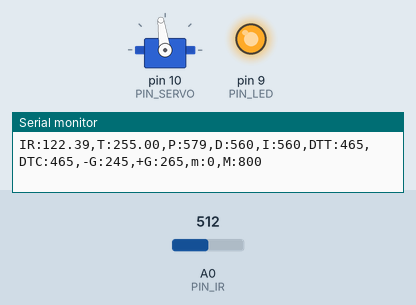
Recording of a sketch running on a simulated Arduino Uno, built with avr-gcc and run on an emulated ATmega328P. On the bench: servo, output pins drawn as LEDs (lit = HIGH), the last lines printed to the serial monitor. Inputs (shaded band) come from the test bench; at power-on: A0 (PIN_IR) = 512.

Above: at 1.2 s.
1.3 s: A0 (PIN_IR) set to 245
At 3.6 s:
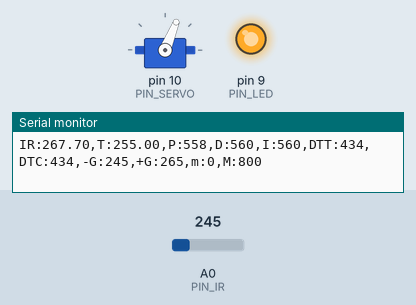
4.2 s: A0 (PIN_IR) set to 122
At 5.2 s:
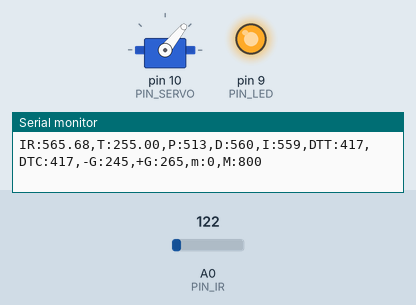
5.7 s: A0 (PIN_IR) set to 265
At 7.7 s:
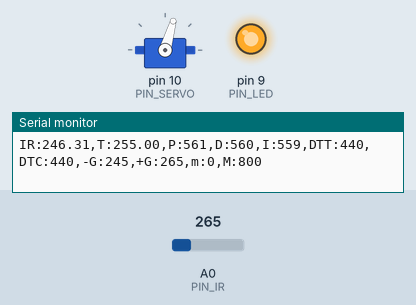
Timing chart, 0 to 9.2 s (numbered marks = the images above; inputs shaded):
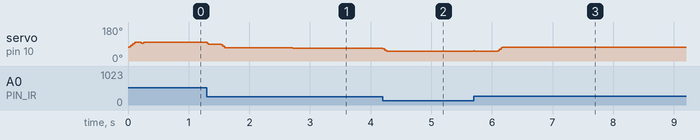

The sketch:

PID_Control.ino
```cpp
#include <Servo.h>

// Configurable parameters

// Arduino pin assignment
#define PIN_LED 9
#define PIN_SERVO 10
#define PIN_IR A0

//Framework setting
#define _DIST_TARGET 255
#define _DIST_MIN 100
#define _DIST_MAX 420

// Distance sensor
#define _DIST_ALPHA 0.5 // EMA filter is abled

// Servo range
#define _DUTY_MIN 1070
#define _DUTY_NEU 1285
#define _DUTY_MAX 1550

// Servo speed control
#define _SERVO_ANGLE 30 // angle b/w DUTY_MAX and DUTY_MIN
#define _SERVO_SPEED 1000 // servo speed limit (deg/sec)

// Event periods
#define _INTERVAL_DIST 15 // distance sensor interval (ms)
#define _INTERVAL_SERVO 15 // servo interval (ms)
#define _INTERVAL_SERIAL 100 // serial interval (ms)

// PID parameters
#define _KP 3 // proportional gain *****
#define _KD 69
#define _KI 0.002
#define _ITERM_MAX 10

//global variables
float alpha = _DIST_ALPHA;
float dist_raw_list[30];
int dist_index = 0;

int a, b; // unit: mm

// Servo instance
Servo myservo;

// Distance sensor
float dist_target = _DIST_TARGET; // location to send the ball
float dist_raw, dist_mid, dist_ema;

// Event periods
unsigned long last_sampling_time_dist, last_sampling_time_servo,
              last_sampling_time_serial;
bool event_dist, event_servo, event_serial;

// Servo speed control
int duty_chg_per_interval; // maximum duty difference per interval
int duty_target, duty_curr;

// PID variables
float error_curr, error_prev, control, pterm, dterm, iterm;

void sort(float array[], int n) {
  int i, j;
  float save;
  for (i=0; i<n-1; i++) {
    for (j=i+1; j<n; j++) {
      if (array[i] > array[j]) {
        save = array[i];
        array[i] = array[j];
        array[j] = save;
      }
    }
  }
}

float ir_distance(void) { // return value unit: mm
  float val;
  float volt = float(analogRead(PIN_IR));
  val = ((6762.0/(volt-9.0))-4.0) * 10.0;
  float dist_cali = 100 + 300.0 / (b-a) * (val - a);
  return dist_cali;
}

float ir_distance_filtered(void) { // return value unit: mm
  dist_raw = ir_distance();
  if (dist_index < 30) {
    dist_raw_list[dist_index] = dist_raw;
    dist_index += 1;
  }
  else {
    dist_raw_list[0] = dist_raw;
    dist_index = 1;
  }
  sort(dist_raw_list, 30);
  float dist_mid = (dist_raw_list[15] + dist_raw_list[16]) / 2;
  dist_ema = dist_raw * alpha + dist_mid * (1 - alpha);
  return dist_ema;
}

void setup() {
  // initialize GPIO pins for LED and attach servo
  pinMode(PIN_LED, OUTPUT);
  digitalWrite(PIN_LED, 1);

  myservo.attach(PIN_SERVO);

  // initialize global variables
  a = 71;
  b = 385;
  last_sampling_time_dist = last_sampling_time_servo = last_sampling_time_serial = 0;
  event_dist = event_servo = event_serial = false;
  error_prev = dist_ema = 0;
  duty_curr = _DUTY_NEU;

  // move servo to neutral position
  myservo.writeMicroseconds(_DUTY_NEU);

  // initialize serial port
  Serial.begin(57600);

  // convert angle speed into duty change per interval
  duty_chg_per_interval = (float)(_DUTY_MAX-_DUTY_MIN) * _SERVO_SPEED / 180 * _INTERVAL_SERVO / 1000;
}

void loop() {
  // Event generator
  unsigned long time_curr = millis();
  if(time_curr >= last_sampling_time_dist + _INTERVAL_DIST) {
        last_sampling_time_dist += _INTERVAL_DIST;
        event_dist = true;
  }
  if(time_curr >= last_sampling_time_servo + _INTERVAL_SERVO) {
        last_sampling_time_servo += _INTERVAL_SERVO;
        event_servo = true;
  }
  if(time_curr >= last_sampling_time_serial + _INTERVAL_SERIAL) {
        last_sampling_time_serial += _INTERVAL_SERIAL;
        event_serial = true;
  }

  // Event handlers
  if (event_dist) {
    event_dist = false;
    // get a distance reading from the distance sensor
    dist_raw = ir_distance();
    dist_mid = ir_distance_filtered();

    // PID control logic
    error_curr = dist_target - dist_mid;
    pterm = _KP * error_curr;
    dterm = _KD * (error_curr - error_prev);
    iterm += _KI * error_curr;
    control = pterm + dterm + iterm;

    // duty_target = f(duty_neutral, control)
    duty_target = _DUTY_NEU + control; // 255mm에서의 각도

    // Limit duty_target within the range of [_DUTY_MIN, _DUTY_MAX]
    if (duty_target < _DUTY_MIN) duty_target = _DUTY_MIN;
    if (duty_target > _DUTY_MAX) duty_target = _DUTY_MAX;

    // update error_prev
    error_prev = error_curr;

    if (abs(iterm) > _ITERM_MAX) iterm = 0;
    if (iterm > _ITERM_MAX) iterm = _ITERM_MAX;
    if (iterm < -_ITERM_MAX) iterm = -_ITERM_MAX;

    // keep duty_target value within the range of
    // [_DUTY_MIN, _DUTY_MAX]
  }

  if (event_servo) {
    // adjust duty_curr toward duty_target by duty_chg_per_interval
    event_servo = false;
    if (duty_target > duty_curr) {
      duty_curr += duty_chg_per_interval;
      if (duty_curr > duty_target) duty_curr = duty_target;
    }
    else {
      duty_curr -= duty_chg_per_interval;
      if (duty_curr < duty_target) duty_curr = duty_target;
    }

    // update servo position
    myservo.writeMicroseconds(duty_curr);
  }

  if (event_serial) {
    event_serial = false;
    Serial.print("IR:");
    Serial.print(dist_mid);
    Serial.print(",T:");
    Serial.print(dist_target);
    Serial.print(",P:");
    Serial.print(map(pterm, -1000, 1000, 510, 610));
    Serial.print(",D:");
    Serial.print(map(dterm, -1000, 1000, 510, 610));
    Serial.print(",I:");
    Serial.print(map(iterm, -1000, 1000, 510, 610));
    Serial.print(",DTT:");
    Serial.print(map(duty_target, 1000, 2000, 410, 510));
    Serial.print(",DTC:");
    Serial.print(map(duty_curr, 1000, 2000, 410, 510));
    Serial.println(",-G:245,+G:265,m:0,M:800");
  }
}
```

Measured:
- after the input at 1.3 s, servo on pin 10 (PIN_SERVO): 98° → 90° at once, → 69° 0.23 s later, → 68° 1.2 s later
- after the input at 4.2 s, servo on pin 10 (PIN_SERVO): 68° → 51° at once
- after the input at 5.7 s, servo on pin 10 (PIN_SERVO): 51° → 73° after 0.39 s, → 74° 0.16 s later
